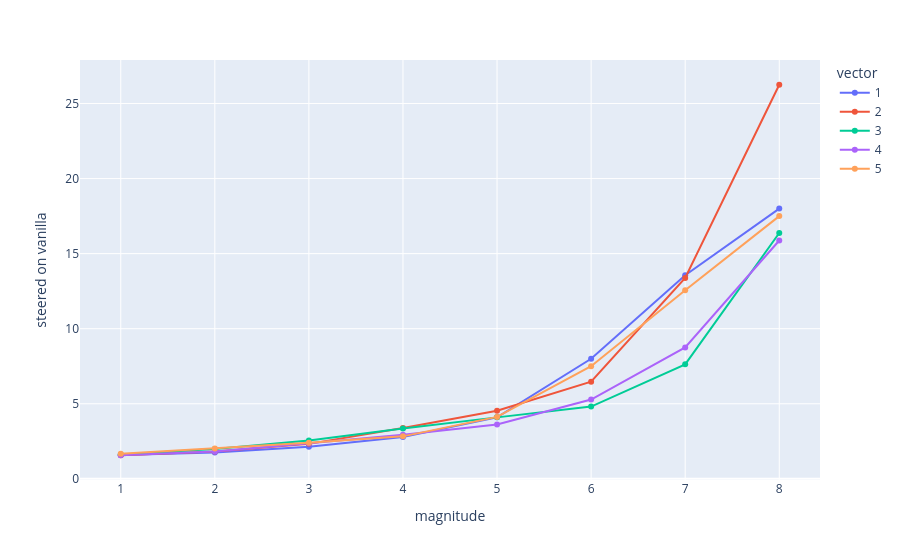

Notebook cell for this chart:
### Code cell
import plotly.express as px


# df: columns ['vector', 'magnitude', 'steered on vanilla', ...]
fig = px.line(
    df,
    x="magnitude",
    y="steered on vanilla",
    color="vector",
    hover_data=["steered on steered","vanilla on steered","generated text"], 

    markers=True  # optional: show markers
)

fig.update_layout(
    xaxis_title="magnitude",
    yaxis_title="steered on vanilla",
    legend_title="vector"
)

fig.show()

### Figure 1 — Plotly figure (JSON) as saved in the notebook; plotly's stock layout.template omitted (floating-point values rounded to 4 significant figures)
{"data": [{"customdata": [[1.633, 1.672, "Here’s a classic **Onion<br>Soup** recipe that’s hearty,<br>flavorful, and perfect for a<br>cozy meal. This version<br>includes a crispy breadcrumb<br>topping and a rich<br>broth—traditionally made with<br>beef or"], [1.406, 1.523, "Here’s a classic, comforting<br>**Onion Soup** recipe that’s<br>easy to make and perfect for a<br>cozy meal. This version<br>includes a savory cheese<br>topping for extra flavor.  ---<br>### **Classic Onion Soup**"], [1.672, 1.922, "Here’s a classic, comforting<br>recipe for **Onion Soup**—a<br>hearty dish that’s easy to<br>make and perfect for cold<br>weather. This version includes<br>a savory cheese topping for<br>extra flavor.  ---  ###<br>**Classic On"], [1.672, 3.516, "Here’s a classic, comforting,<br>and slightly elevated take on<br>**Onion Soup**—a dish that’s<br>been a staple in American home<br>cooking since the 1940s. This<br>recipe balances rustic<br>tradition with modern<br>techniques"], [1.953, 5.406, "Here’s a **classic, elegant,<br>and deeply flavorful** recipe<br>for **Onion Soup**—a dish that<br>has been savored for centuries<br>across cultures, from the<br>ancient Roman Empire to<br>modern-day gourmet kitch"], [2.719, 8.75, "**Recipe: Onion Soup**<br>*Ingredients:* - 1 large onion<br>(preferably organic, heirloom,<br>or heirloom varieties) - 1/2<br>cup of white onion (if<br>available) - 1/"], [3.406, 8.625, "Here’s a **prescription for<br>Onion Soup**—a classic dish<br>that has been a staple in the<br>culinary world for centuries.<br>While this recipe may seem<br>like a new entry in the food<br>industry, it’s important to<br>acknowledge"], [3.328, 12, "The phrase *\"Write a recipe<br>for onion soup\"* is a humorous<br>example of a new type of<br>content that has been created<br>in the wake of the COVID-19<br>pandemic. This statement is<br>likely a reference to the<br>early days of the pandemic"]], "hovertemplate": "vector=1<br>magnitude=%{x}<br>steered on vanilla=%{y}<br>steered on steered=%{customdata[0]}<br>vanilla on steered=%{customdata[1]}<br>generated text=%{customdata[2]}<extra></extra>", "legendgroup": "1", "line": {"color": "#636efa", "dash": "solid"}, "marker": {"symbol": "circle"}, "mode": "lines+markers", "name": "1", "orientation": "v", "showlegend": true, "type": "scatter", "x": [1.0, 2.0, 3.0, 4.0, 5.0, 6.0, 7.0, 8.0], "xaxis": "x", "y": [1.594, 1.75, 2.141, 2.781, 4.094, 8.0, 13.56, 18.0], "yaxis": "y"}, {"customdata": [[1.406, 1.453, "Here’s a classic **French<br>Onion Soup** recipe that’s<br>rich, savory, and perfect for<br>sharing. This version includes<br>a crispy baguette to soak up<br>the melted cheese.  ---  ###<br>**Classic French Onion"], [1.586, 1.766, "Here’s a classic **French<br>Onion Soup** recipe that’s<br>hearty, flavorful, and perfect<br>for sharing. This version<br>includes a traditional<br>**brioche bun** and a rich<br>beef broth base.  ---  ###<br>**Classic French"], [1.875, 2.922, "Here’s a classic **French<br>Onion Soup** recipe that’s<br>hearty, flavorful, and perfect<br>for sharing. This version<br>includes a traditional French<br>twist with caramelized onions,<br>a fluffy crustacean, and a<br>side"], [1.789, 3.328, "Here’s a classic, hearty<br>**Onion Soup** recipe that<br>balances flavor, tradition,<br>and a touch of indulgence.<br>This version is inspired by<br>traditional Middle Eastern<br>cuisine (e.g., Lebanese or<br>Turkish) but can be adapted"], [2.203, 4.375, "Here’s a classic **onion soup<br>recipe** inspired by<br>traditional Jewish cuisine,<br>which is often served in<br>restaurants as a signature<br>dish. This version is for home<br>cooking and can be adjusted<br>based on your preferences.<br>---  ### **Classic Onion"], [2.156, 5.094, "Here’s a classic **onion soup<br>recipe** for a single serving<br>(traditionally prepared in the<br>United States), based on the<br>**New York City** style:  ---<br>### **Onion Soup Recipe**<br>**Servings:** 1"], [2.172, 9.5, "Here’s a general recipe for<br>**onion soup** (5 servings per<br>person) that you can adjust as<br>needed:  ---  **Onion Soup**<br>**Servings:** 5 per person<br>**Total for the meal:**"], [3.203, 19.75, "Here’s a general fiction story<br>about **onion soup**—but not<br>the real thing.  ---<br>**Title:** *Onion soup*<br>**Number of pages:** 3  ---<br>**Plot summary:**  The story<br>begins with a **sud"]], "hovertemplate": "vector=2<br>magnitude=%{x}<br>steered on vanilla=%{y}<br>steered on steered=%{customdata[0]}<br>vanilla on steered=%{customdata[1]}<br>generated text=%{customdata[2]}<extra></extra>", "legendgroup": "2", "line": {"color": "#EF553B", "dash": "solid"}, "marker": {"symbol": "circle"}, "mode": "lines+markers", "name": "2", "orientation": "v", "showlegend": true, "type": "scatter", "x": [1.0, 2.0, 3.0, 4.0, 5.0, 6.0, 7.0, 8.0], "xaxis": "x", "y": [1.57, 1.82, 2.328, 3.391, 4.531, 6.469, 13.38, 26.25], "yaxis": "y"}, {"customdata": [[1.617, 1.672, "Here’s a classic **Onion<br>Soup** recipe that’s hearty,<br>flavorful, and perfect for a<br>cozy meal. This version<br>includes a savory bread<br>component (traditionally a<br>baguette or ciabatta) and"], [1.672, 2.109, "Here’s a classic **Onion<br>Soup** recipe that’s simple,<br>flavorful, and perfect for a<br>cozy meal. This version<br>includes a traditional French<br>twist with a touch of cream<br>and herbs.  ---  ### **Classic<br>Onion S"], [1.594, 1.711, "Here’s a delicious and easy<br>**Onion Soup** recipe that’s<br>perfect for a comforting<br>meal—whether you're serving it<br>with crusty bread, grilled<br>cheese, or as a standalone<br>dish.  ---  ### **Classic<br>Onion S"], [1.961, 2.188, "Here’s a delicious and easy<br>**Onion Soup** recipe that’s<br>perfect for a comforting<br>meal—whether you're serving it<br>as a main dish or as a side.<br>This version is inspired by<br>classic French techniques and<br>includes a few modern"], [2.016, 3.406, "Here’s a delicious and well-<br>balanced **Onion Soup** recipe<br>that balances flavor, texture,<br>and a touch of creativity.<br>This dish is perfect for a<br>light meal or a hearty<br>appetizer, depending on your<br>preference."], [2.25, 5.969, "Here’s a well-researched and<br>balanced **Onion Soup** recipe<br>that balances flavor,<br>nutrition, and sustainability<br>while keeping the ingredients<br>simple and delicious. This<br>recipe assumes a **10-ounce<br>(280g) serving**"], [2.531, 11.25, "Here’s a well-researched<br>**onion soup recipe** that<br>balances nutrition,<br>sustainability, and taste<br>while keeping the ingredients<br>simple and flavorful. Below is<br>a general guideline for a<br>**healthy and balanced**<br>onion-based dish:  ---  ### **"], [2.484, 11.44, "Here’s a well-researched<br>**onion soup** recipe for a<br>**100 sq meter** of land in a<br>**100 sq meter** of land in a<br>**100 sq meter** of land in a<br>**"]], "hovertemplate": "vector=3<br>magnitude=%{x}<br>steered on vanilla=%{y}<br>steered on steered=%{customdata[0]}<br>vanilla on steered=%{customdata[1]}<br>generated text=%{customdata[2]}<extra></extra>", "legendgroup": "3", "line": {"color": "#00cc96", "dash": "solid"}, "marker": {"symbol": "circle"}, "mode": "lines+markers", "name": "3", "orientation": "v", "showlegend": true, "type": "scatter", "x": [1.0, 2.0, 3.0, 4.0, 5.0, 6.0, 7.0, 8.0], "xaxis": "x", "y": [1.617, 1.992, 2.547, 3.359, 4.094, 4.812, 7.625, 16.38], "yaxis": "y"}, {"customdata": [[1.539, 1.508, "Here’s a classic **Onion<br>Soup** recipe that’s hearty,<br>flavorful, and perfect for a<br>cozy meal. This version<br>includes a **baked cheese<br>topping** (traditionally made<br>with Gruyère or Em"], [1.727, 1.812, "Here’s a classic **Onion<br>Soup** recipe that’s simple,<br>hearty, and perfect for a cozy<br>meal. This version includes a<br>variety of cheeses and a<br>crispy, savory bread topping.<br>---  ### **"], [1.672, 2.141, "Here’s a classic **Onion<br>Soup** recipe that’s simple,<br>hearty, and perfect for a<br>comforting meal. This version<br>uses **French bread** as the<br>base, but you can substitute<br>with other breads like<br>sourdough"], [1.891, 2.641, "Here’s a classic **Onion<br>Soup** recipe that’s simple,<br>flavorful, and perfect for a<br>hearty meal. This version uses<br>**French bread rolls** as the<br>base, but you can substitute<br>with other breads like s"], [3.062, 5.719, "Here’s a classic **Onion<br>Soup** recipe that captures<br>the traditional French style<br>with a few modern touches for<br>authenticity. This version<br>includes the classic French<br>bread, garlic, shallots, and a<br>touch of butter—all served on<br>a"], [2.328, 5.969, "Here’s a classic **\"Onion<br>Soup\"** recipe that captures<br>the traditional flavors and<br>techniques of this beloved<br>dish. This version includes<br>all the key elements—from the<br>preparation of the ingredients<br>to the final assembly of the<br>dish. Enjoy!  ---"], [2.25, 12, "Here’s a classic **\"Onion<br>Soup\"** recipe that you can<br>follow along with—though I’ll<br>have to ask you to clarify a<br>few points. Here’s how it<br>goes:  ---  **1.** First,<br>write the recipe for **\""], [2.609, 25.75, "Here's a classic \"onion soup\"<br>dish that you could easily<br>perform with just a few<br>keystrokes. Here's how it<br>would work:  ---  **1.**<br>*Write the following in ASCII*<br>``` [...]  #"]], "hovertemplate": "vector=4<br>magnitude=%{x}<br>steered on vanilla=%{y}<br>steered on steered=%{customdata[0]}<br>vanilla on steered=%{customdata[1]}<br>generated text=%{customdata[2]}<extra></extra>", "legendgroup": "4", "line": {"color": "#ab63fa", "dash": "solid"}, "marker": {"symbol": "circle"}, "mode": "lines+markers", "name": "4", "orientation": "v", "showlegend": true, "type": "scatter", "x": [1.0, 2.0, 3.0, 4.0, 5.0, 6.0, 7.0, 8.0], "xaxis": "x", "y": [1.57, 1.828, 2.375, 2.938, 3.625, 5.281, 8.75, 15.88], "yaxis": "y"}, {"customdata": [[1.531, 1.539, "Here’s a classic **Onion<br>Soup** recipe that’s hearty,<br>flavorful, and perfect for a<br>cozy meal. This version<br>includes a savory breadcrumb<br>topping (traditionally made<br>with Gruyère cheese) for"], [1.789, 1.898, "Here’s a classic **Onion<br>Soup** recipe that’s hearty,<br>flavorful, and perfect for a<br>cozy meal. This version<br>includes a traditional **herb<br>crust** on top, which is<br>optional but adds extra flavor<br>and"], [1.758, 1.867, "Here’s a classic **Onion<br>Soup** recipe that’s simple,<br>flavorful, and perfect for a<br>cozy meal. This version<br>includes a traditional **herb<br>crust** on top for extra<br>flavor.  ### **Classic Onion S"], [1.867, 3.234, "Here’s a classic, comforting<br>**Onion Soup** recipe that’s<br>perfect for beginners and<br>those who love bold flavors.<br>This dish is simple to make,<br>packed with savory goodness,<br>and often served as a starter<br>in British pub"], [1.82, 3.625, "Here’s a delicious and<br>comforting **Onion Soup**<br>recipe that’s perfect for<br>beginners (or anyone who loves<br>a bold, savory flavor!). This<br>dish is simple to make, packed<br>with flavor, and great for<br>boosting your immune"], [2.016, 4.531, "Here’s a delicious and<br>traditional recipe for **Onion<br>Soup**—a flavorful dish that’s<br>been enjoyed for centuries in<br>many cultures, especially in<br>the cuisine of the<br>**Mediterranean, Middle East,<br>and parts of Asia**"], [2.594, 14.69, "Here’s a delicious recipe for<br>**Onion Soup**—a classic<br>combination that’s perfect for<br>enhancing flavor in many<br>cuisines! This dish is<br>traditionally prepared in many<br>restaurants, especially in<br>countries where the culinary<br>arts are still practiced"], [3.172, 10.75, "Here's a delicious recipe for<br>**onion soup**—a rich, earthy<br>flavor that can be seen in the<br>back of the room:  **Onion<br>Soup** (with a view of the<br>back of the room)<br>**Ingredients"]], "hovertemplate": "vector=5<br>magnitude=%{x}<br>steered on vanilla=%{y}<br>steered on steered=%{customdata[0]}<br>vanilla on steered=%{customdata[1]}<br>generated text=%{customdata[2]}<extra></extra>", "legendgroup": "5", "line": {"color": "#FFA15A", "dash": "solid"}, "marker": {"symbol": "circle"}, "mode": "lines+markers", "name": "5", "orientation": "v", "showlegend": true, "type": "scatter", "x": [1.0, 2.0, 3.0, 4.0, 5.0, 6.0, 7.0, 8.0], "xaxis": "x", "y": [1.672, 2.016, 2.406, 2.828, 4.125, 7.5, 12.56, 17.5], "yaxis": "y"}], "layout": {"legend": {"title": {"text": "vector"}, "tracegroupgap": 0}, "margin": {"t": 60}, "xaxis": {"anchor": "y", "domain": [0, 1], "title": {"text": "magnitude"}}, "yaxis": {"anchor": "x", "domain": [0, 1], "title": {"text": "steered on vanilla"}}}}
